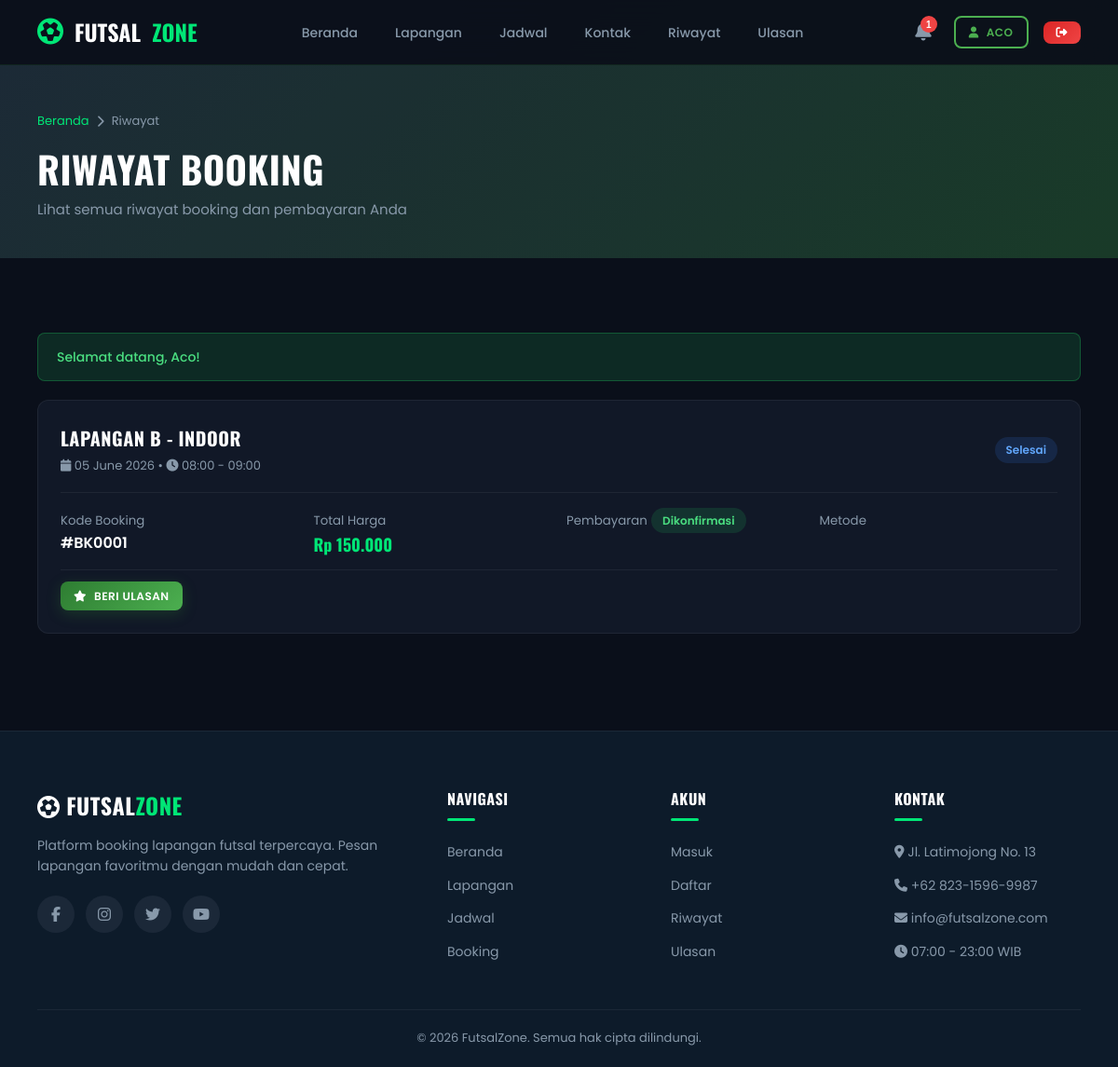
The page /futsalzone/riwayat.php (signed in) on the database its author committed.
### tables this page shows
CREATE TABLE `booking` (
  `id_booking` int(11) NOT NULL,
  `id_user` int(11) NOT NULL,
  `id_lapangan` int(11) NOT NULL,
  `id_jadwal` int(11) NOT NULL,
  `tanggal_main` date NOT NULL,
  `jam_mulai` time NOT NULL,
  `jam_selesai` time NOT NULL,
  `total_harga` decimal(10,0) NOT NULL,
  `status` enum('Pending','Dikonfirmasi','Dibatalkan','Selesai') NOT NULL DEFAULT 'Pending',
  `tgl_booking` datetime DEFAULT current_timestamp()
);

CREATE TABLE `lapangan` (
  `id_lapangan` int(11) NOT NULL,
  `nama_lapangan` varchar(100) NOT NULL,
  `tipe` enum('Indoor','Outdoor') NOT NULL DEFAULT 'Indoor',
  `harga_per_jam` decimal(10,0) NOT NULL,
  `deskripsi` text DEFAULT NULL,
  `gambar` varchar(255) DEFAULT 'default-lapangan.jpg',
  `status` enum('Aktif','Nonaktif') NOT NULL DEFAULT 'Aktif',
  `tgl_dibuat` datetime DEFAULT current_timestamp()
);

CREATE TABLE `pembayaran` (
  `id_pembayaran` int(11) NOT NULL,
  `id_booking` int(11) NOT NULL,
  `metode_pembayaran` enum('Transfer BCA','Transfer BNI','Transfer Mandiri','Transfer BRI','E-Wallet') NOT NULL,
  `jumlah_bayar` decimal(10,0) NOT NULL,
  `bukti_pembayaran` varchar(255) DEFAULT NULL,
  `status_pembayaran` enum('Menunggu','Dikonfirmasi','Ditolak') NOT NULL DEFAULT 'Menunggu',
  `tgl_bayar` datetime DEFAULT current_timestamp()
);

### futsalzone/riwayat.php (the view, shortened to what this page needs)
<?php
require_once 'config/koneksi.php';
 $stmt = $pdo->prepare("SELECT b.*, l.nama_lapangan, l.tipe, l.gambar, p.id_pembayaran, p.metode_pembayaran, p.jumlah_bayar, p.bukti_pembayaran, p.status_pembayaran
    FROM booking b
    JOIN lapangan l ON b.id_lapangan=l.id_lapangan
    LEFT JOIN pembayaran p ON b.id_booking=p.id_booking
    WHERE b.id_user=?
    ORDER BY b.tgl_booking DESC");
 $stmt->execute([$_SESSION['user_id']]);
 $bookings = $stmt->fetchAll();
?>
<!DOCTYPE html>
<html lang="id">
<head>
    <link rel="stylesheet" href="assets/css/style.css">
    <link rel="stylesheet" href="https://cdnjs.cloudflare.com/ajax/libs/font-awesome/6.5.0/css/all.min.css">
</head>
<body>
<?php include 'includes/navbar.php'; ?>
<div class="page-header">
    <div class="breadcrumb"><a href="index.php">Beranda</a> <i class="fas fa-chevron-right"></i> Riwayat</div>
    <h1>Riwayat Booking</h1>
    <p>Lihat semua riwayat booking dan pembayaran Anda</p>
</div>
<section class="section">
    <div class="container">
        <?php if($bookings): ?>
        <?php foreach($bookings as $b): ?>
        <div class="card mb-3" style="padding:24px">
            <div class="flex-between mb-2" style="flex-wrap:wrap;gap:12px">
                <div>
                    <h3 style="font-size:20px;color:var(--white)"><?= htmlspecialchars($b['nama_lapangan']) ?></h3>
                    <span class="text-muted" style="font-size:13px">
                        <i class="fas fa-calendar"></i> <?= date('d F Y', strtotime($b['tanggal_main'])) ?> &bull;
                        <i class="fas fa-clock"></i> <?= date('H:i', strtotime($b['jam_mulai'])) ?> - <?= date('H:i', strtotime($b['jam_selesai'])) ?>
                    </span>
                </div>
                <span class="status-dot status-<?= strtolower($b['status']) ?>"><?= $b['status'] ?></span>
            </div>
            <div style="display:grid;grid-template-columns:repeat(auto-fit,minmax(180px,1fr));gap:16px;margin-top:16px;padding-top:16px;border-top:1px solid rgba(255,255,255,0.06)">
                <div>
                    <small class="text-muted">Kode Booking</small>
                    <p style="color:var(--white);font-weight:600">#BK<?= str_pad($b['id_booking'], 4, '0', STR_PAD_LEFT) ?></p>
                </div>
                <div>
                    <small class="text-muted">Total Harga</small>
                    <p style="color:var(--accent);font-weight:700;font-size:18px;font-family:Oswald"><?= rupiah($b['total_harga']) ?></p>
                </div>
                <div>
                    <small class="text-muted">Pembayaran</small>
                    <span class="status-dot status-<?= strtolower($b['status_pembayaran'] ?? 'menunggu') ?>"><?= $b['status_pembayaran'] ?? 'Menunggu' ?></span>
                </div>
                <div>
                    <small class="text-muted">Metode</small>
                </div>
            </div>
            <?php if($b['status'] == 'Selesai'): ?>
            <div style="margin-top:12px;padding-top:12px;border-top:1px solid rgba(255,255,255,0.06)">
                <a href="ulasan.php?booking=<?= $b['id_booking'] ?>&lapangan=<?= $b['id_lapangan'] ?>" class="btn btn-primary btn-sm">
                    <i class="fas fa-star"></i> Beri Ulasan
                </a>
            </div>
            <?php endif; ?>
        </div>
        <?php endforeach; ?>
        <?php endif; ?>
    </div>
</section>
<?php include 'includes/footer.php'; ?>
</body>
</html>

### futsalzone/assets/css/style.css (style rules this page uses)
:root { --primary: #2E7D32; --primary-light: #4CAF50; --primary-dark: #1B5E20; --accent: #00E676; --accent-glow: rgba(0, 230, 118, 0.3); --dark: #0a0f1a; --dark-2: #0d1b2a; --dark-3: #1b2838; --dark-4: #1f3044; --dark-card: #111827; --text: #e8e8e8; --text-muted: #8899aa; --white: #ffffff; --danger: #ef4444; --warning: #f59e0b; --info: #3b82f6; --success: #22c55e; --sidebar-w: 260px; --radius: 12px; --radius-sm: 8px; --shadow: 0 4px 24px rgba(0,0,0,0.3); --transition: all 0.3s cubic-bezier(0.4, 0, 0.2, 1); }
*, *::before, *::after { margin: 0; padding: 0; box-sizing: border-box; }
html { scroll-behavior: smooth; }
body { font-family: 'Poppins', sans-serif; background: var(--dark); color: var(--text); line-height: 1.6; min-height: 100vh; overflow-x: hidden; }
a { color: var(--accent); text-decoration: none; transition: var(--transition); }
h1, h2, h3, h4, h5, h6 { font-family: 'Oswald', sans-serif; font-weight: 700; letter-spacing: 0.5px; text-transform: uppercase; }
.btn { display: inline-flex; align-items: center; gap: 8px; padding: 10px 24px; border: none; border-radius: var(--radius-sm); font-family: 'Poppins', sans-serif; font-size: 14px; font-weight: 600; cursor: pointer; transition: var(--transition); text-transform: uppercase; letter-spacing: 0.5px; }
.btn-primary { background: linear-gradient(135deg, var(--primary), var(--primary-light)); color: white; box-shadow: 0 4px 15px rgba(46,125,50,0.3); }
.btn-sm { padding: 6px 14px; font-size: 12px; }
.section { padding: 80px 40px; }
.container { max-width: 1200px; margin: 0 auto; }
.card { background: var(--dark-card); border: 1px solid rgba(255,255,255,0.06); border-radius: var(--radius); overflow: hidden; transition: var(--transition); position: relative; }
.page-header { padding: 120px 40px 40px; background: linear-gradient(135deg, var(--dark-2), #0a2e1a); position: relative; }
.page-header::before { content: ''; position: absolute; inset: 0; background: url('https://picsum.photos/seed/page-header/1920/400.jpg') center/cover; opacity: 0.08; }
.page-header h1 { font-size: clamp(28px, 4vw, 40px); color: var(--white); position: relative; }
.page-header p { color: var(--text-muted); font-size: 15px; position: relative; }
.breadcrumb { display: flex; gap: 8px; align-items: center; font-size: 13px; color: var(--text-muted); margin-bottom: 8px; position: relative; }
.breadcrumb a { color: var(--accent); }
.status-dot { display: inline-flex; align-items: center; gap: 6px; padding: 4px 12px; border-radius: 50px; font-size: 12px; font-weight: 600; }
.status-dikonfirmasi { background: rgba(34,197,94,0.15); color: #4ade80; }
.status-selesai { background: rgba(59,130,246,0.15); color: #60a5fa; }
.text-muted { color: var(--text-muted); }
.mb-2 { margin-bottom: 16px; }
.mb-3 { margin-bottom: 24px; }
.flex-between { display: flex; justify-content: space-between; align-items: center; }

### rows shown on the page
booking: id_lapangan.nama_lapangan "LAPANGAN B - INDOOR", tanggal_main "05 June 2026", jam_mulai "08:00", jam_selesai "09:00", status "Selesai", id_booking "0001", total_harga "Rp 150.000", pembayaran.status_pembayaran "Dikonfirmasi"

### other values the page prints
$cnt "1"
$_SESSION['user_nama'] "ACO"
$a['pesan'] "Selamat datang, Aco!"
